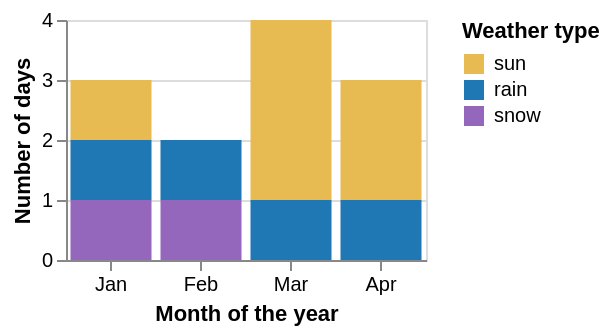

Vega-Lite specification stored for this chart:
### Vega specification from a JSON file in a GitHub repository (floating-point values rounded to 4 significant figures)
{"$schema": "https://vega.github.io/schema/vega/v6.json", "description": "A timeUnit groups every March in four years of daily readings onto one bar. It is a substitution and not a floor — the fields the unit does not name come from a fixed reference year — and the axis labels the result as a date even though the scale is a band.", "background": "white", "padding": 5, "width": 180, "height": 120, "style": "cell", "data": [{"name": "source_0", "values": [{"date": "2012-01-14", "weather": "rain"}, {"date": "2012-02-05", "weather": "snow"}, {"date": "2012-03-09", "weather": "sun"}, {"date": "2013-01-22", "weather": "sun"}, {"date": "2013-03-11", "weather": "rain"}, {"date": "2013-04-02", "weather": "sun"}, {"date": "2014-02-17", "weather": "rain"}, {"date": "2014-03-28", "weather": "sun"}, {"date": "2014-04-19", "weather": "rain"}, {"date": "2015-01-08", "weather": "snow"}, {"date": "2015-03-30", "weather": "sun"}, {"date": "2015-04-25", "weather": "sun"}]}, {"name": "data_0", "source": "source_0", "transform": [{"type": "formula", "expr": "toDate(datum[\"date\"])", "as": "date"}, {"type": "formula", "expr": "indexof([\"sun\",\"rain\",\"snow\"], datum['weather'])", "as": "_weather_sort_index"}, {"field": "date", "type": "timeunit", "units": ["month"], "as": ["month_date", "month_date_end"]}, {"type": "aggregate", "groupby": ["month_date", "weather", "_weather_sort_index"], "ops": ["count"], "fields": [null], "as": ["__count"]}, {"type": "stack", "groupby": ["month_date"], "field": "__count", "sort": {"field": ["_weather_sort_index"], "order": ["descending"]}, "as": ["__count_start", "__count_end"], "offset": "zero"}]}], "marks": [{"name": "marks", "type": "rect", "style": ["bar"], "from": {"data": "data_0"}, "encode": {"update": {"fill": {"scale": "color", "field": "weather"}, "ariaRoleDescription": {"value": "bar"}, "description": {"signal": "\"Month of the year: \" + (timeFormat(datum[\"month_date\"], timeUnitSpecifier([\"month\"], {\"year-month\":\"%b %Y \",\"year-month-date\":\"%b %d, %Y \"}))) + \"; Number of days: \" + (format(datum[\"__count\"], \"\")) + \"; Weather type: \" + (isValid(datum[\"weather\"]) ? isArray(datum[\"weather\"]) ? join(datum[\"weather\"], ' ') : datum[\"weather\"] : \"\"+datum[\"weather\"])"}, "x": {"scale": "x", "field": "month_date"}, "width": {"signal": "max(0.25, bandwidth('x'))"}, "y": {"scale": "y", "field": "__count_end"}, "y2": {"scale": "y", "field": "__count_start"}}}}], "scales": [{"name": "x", "type": "band", "domain": {"data": "data_0", "field": "month_date", "sort": true}, "range": [0, {"signal": "width"}], "paddingInner": 0.1, "paddingOuter": 0.05}, {"name": "y", "type": "linear", "domain": {"data": "data_0", "fields": ["__count_start", "__count_end"]}, "range": [{"signal": "height"}, 0], "nice": true, "zero": true}, {"name": "color", "type": "ordinal", "domain": ["sun", "rain", "snow"], "range": ["#e7ba52", "#1f77b4", "#9467bd"]}], "axes": [{"scale": "y", "orient": "left", "gridScale": "x", "grid": true, "tickCount": {"signal": "ceil(height/40)"}, "domain": false, "labels": false, "aria": false, "maxExtent": 0, "minExtent": 0, "ticks": false, "zindex": 0}, {"scale": "x", "orient": "bottom", "grid": false, "title": "Month of the year", "format": {"signal": "timeUnitSpecifier([\"month\"], {\"year-month\":\"%b %Y \",\"year-month-date\":\"%b %d, %Y \"})"}, "formatType": "time", "labelOverlap": true, "tickMinStep": {"signal": "datetime(2001, 1, 1, 0, 0, 0, 0) - datetime(2001, 0, 1, 0, 0, 0, 0)"}, "zindex": 0}, {"scale": "y", "orient": "left", "grid": false, "title": "Number of days", "labelOverlap": true, "tickCount": {"signal": "ceil(height/40)"}, "zindex": 0}], "legends": [{"title": "Weather type", "fill": "color", "symbolType": "square"}]}
